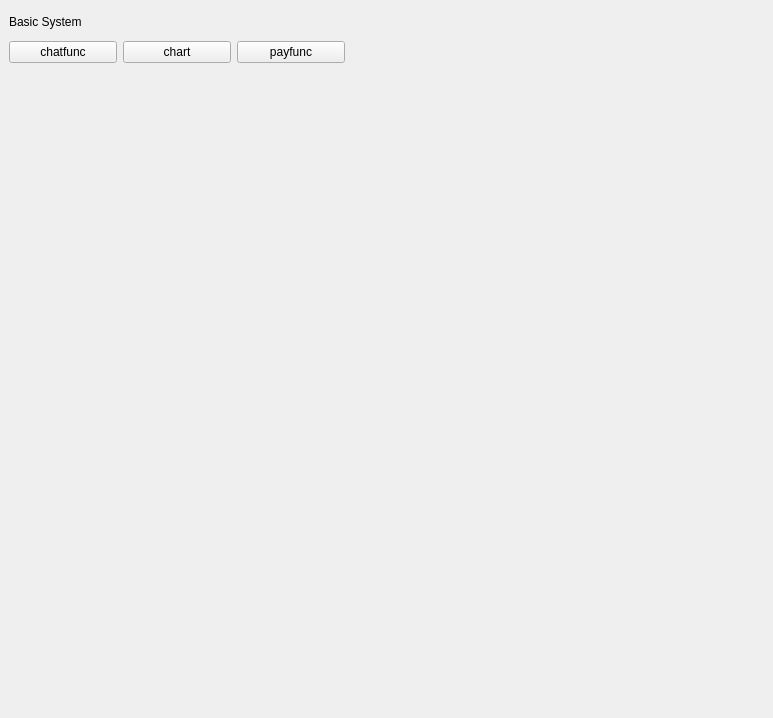
<?xml version="1.0" encoding="UTF-8"?>
<ui version="4.0">
 <class>BasicFunc</class>
 <widget class="QWidget" name="BasicFunc">
  <property name="geometry">
   <rect>
    <x>0</x>
    <y>0</y>
    <width>773</width>
    <height>718</height>
   </rect>
  </property>
  <property name="windowTitle">
   <string>Form</string>
  </property>
  <widget class="QWidget" name="">
   <property name="geometry">
    <rect>
     <x>9</x>
     <y>9</y>
     <width>336</width>
     <height>54</height>
    </rect>
   </property>
   <layout class="QVBoxLayout" name="verticalLayout">
    <item>
     <widget class="QLabel" name="label">
      <property name="text">
       <string>Basic System</string>
      </property>
     </widget>
    </item>
    <item>
     <layout class="QHBoxLayout" name="horizontalLayout">
      <item>
       <widget class="QPushButton" name="chatfunc">
        <property name="text">
         <string>chatfunc</string>
        </property>
       </widget>
      </item>
      <item>
       <widget class="QPushButton" name="chart">
        <property name="text">
         <string>chart</string>
        </property>
       </widget>
      </item>
      <item>
       <widget class="QPushButton" name="payfunc">
        <property name="text">
         <string>payfunc</string>
        </property>
       </widget>
      </item>
     </layout>
    </item>
   </layout>
  </widget>
 </widget>
 <resources/>
 <connections/>
</ui>
